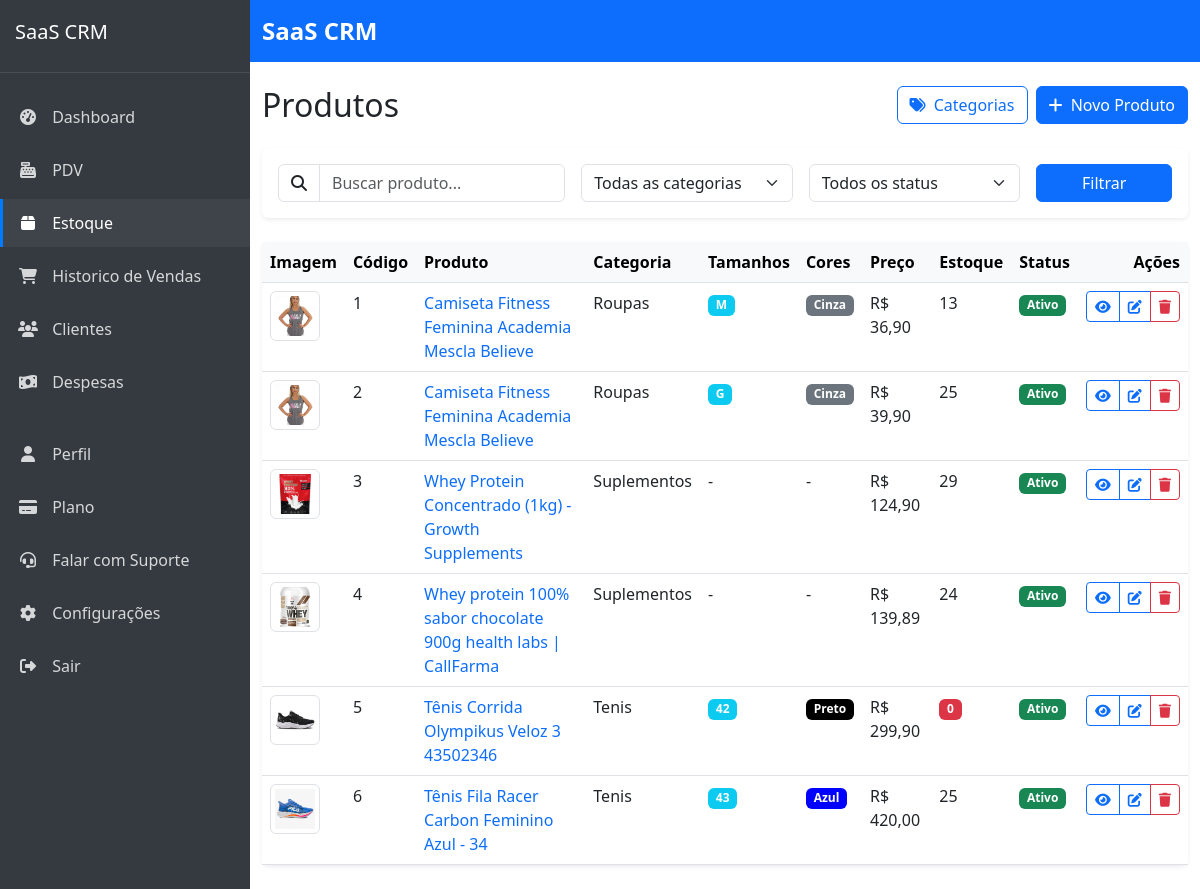
The page /sistema/produtos/ (signed in) on the database as committed earlier.
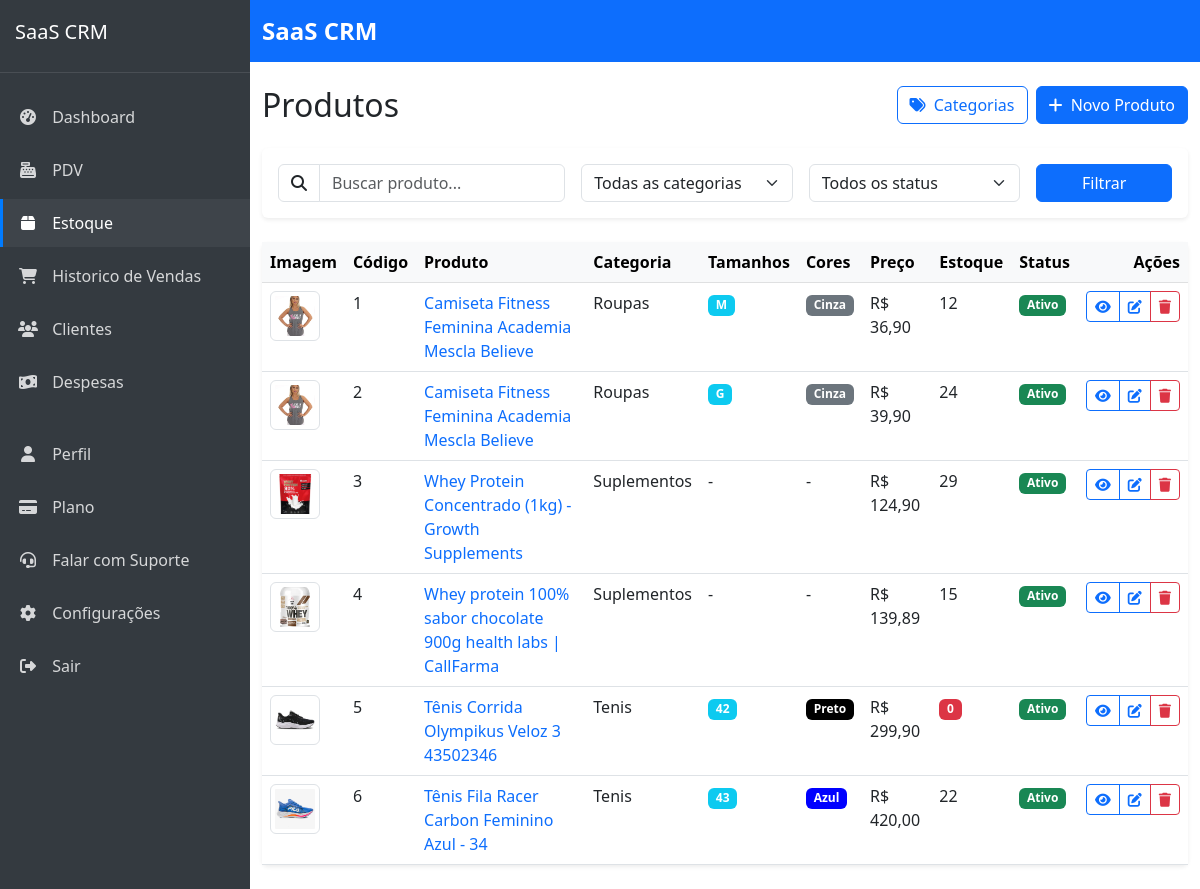
The same page on the database as committed later.
### products/models.py (models this page shows, shortened)
class Product(models.Model):
    company = models.ForeignKey(Company, on_delete=models.CASCADE, verbose_name='Empresa', related_name='products')
    name = models.CharField('Nome', max_length=100)
    code = models.CharField('Código', max_length=50, unique=True, blank=True, null=True)
    description = models.TextField('Descrição', blank=True, null=True)
    category = models.ForeignKey(Category, on_delete=models.CASCADE, verbose_name='Categoria', related_name='products')
    price = models.DecimalField('Preço', max_digits=10, decimal_places=2)
    cost = models.DecimalField('Custo', max_digits=10, decimal_places=2)
    stock_quantity = models.PositiveIntegerField('Quantidade em estoque', default=0)
    stock_alert_level = models.PositiveIntegerField('Nível de alerta de estoque', default=10)
    barcode = models.CharField('Código de barras', max_length=100, blank=True, null=True)
    image = models.ImageField('Imagem', upload_to='products/', blank=True, null=True)
    is_active = models.BooleanField('Ativo', default=True)
    has_variations = models.BooleanField('Possui variações', default=False)
    created_at = models.DateTimeField('Criado em', auto_now_add=True)
    updated_at = models.DateTimeField('Atualizado em', auto_now=True)
    class Meta:
        verbose_name = 'Produto'
        verbose_name_plural = 'Produtos'
        ordering = ['name']
        unique_together = [['company', 'code'], ['company', 'barcode']]  # Prevent duplicate codes/barcodes within same company

class Category(models.Model):
    company = models.ForeignKey(Company, on_delete=models.CASCADE, verbose_name='Empresa', related_name='categories')
    name = models.CharField('Nome', max_length=100)
    description = models.TextField('Descrição', blank=True, null=True)
    created_at = models.DateTimeField('Criado em', auto_now_add=True)
    updated_at = models.DateTimeField('Atualizado em', auto_now=True)
    class Meta:
        verbose_name = 'Categoria'
        verbose_name_plural = 'Categorias'
        ordering = ['name']
        unique_together = ['company', 'name']  # Prevent duplicate category names within same company

### products/views.py (the view)
# urls.py: path('', views.product_list, name='product_list'),
@login_required
def product_list(request):
    categories = Category.objects.filter(company=request.user.company)
    products_query = Product.objects.filter(company=request.user.company)
    query = request.GET.get('q')
    category_id = request.GET.get('category')
    status = request.GET.get('status')
    if query:
        products_query = products_query.filter(
            Q(name__icontains=query) |
            Q(code__icontains=query) |
            Q(description__icontains=query)
        )
    if category_id:
        products_query = products_query.filter(category_id=category_id)
    if status == 'active':
        products_query = products_query.filter(is_active=True)
    elif status == 'inactive':
        products_query = products_query.filter(is_active=False)
    elif status == 'low_stock':
        products_with_low_stock = []
        for product in products_query:
            if product.is_stock_low():
                products_with_low_stock.append(product.id)
        products_query = products_query.filter(id__in=products_with_low_stock)
    products_query = products_query.annotate(
        numeric_code=Case(
            When(code__regex=r'^\d+$', then=Cast('code', output_field=IntegerField())),
            default=Value(999999),  # Valor alto para códigos não numéricos
            output_field=IntegerField()
        )
    ).order_by('numeric_code')
    paginator = Paginator(products_query, 20)  # 20 produtos por página
    page = request.GET.get('page')
    try:
        products = paginator.page(page)
    except PageNotAnInteger:
        products = paginator.page(1)
    except EmptyPage:
        products = paginator.page(paginator.num_pages)
    return render(request, 'products/product_list.html', {
        'products': products,
        'categories': categories
    })

### saas_crm/urls.py (called while the page is built)
    def __call__(self, request):
        if request.user.is_authenticated and request.user.is_superuser and 'impersonate_user_id' in request.session:
            user_id = request.session['impersonate_user_id']
            try:
                request.real_user = request.user
                request.user = User.objects.get(pk=user_id)
                request.is_impersonating = True
            except User.DoesNotExist:
                del request.session['impersonate_user_id']
        response = self.get_response(request)
        return response

### templates/products/product_list.html (shortened to what the changed rows need)
{% extends 'core/base.html' %}
{% block content %}
<div class="d-flex justify-content-between align-items-center mb-4">
    <h1 class="h2 mb-0">Produtos</h1>
</div>
<div class="card border-0 shadow-sm">
    <div class="card-body p-0">
        <div class="table-responsive">
            <table class="table table-hover mb-0">
                <thead class="table-light">
                    <tr>
                        <th scope="col" style="width: 60px">Imagem</th>
                        <th scope="col">Código</th>
                        <th scope="col">Produto</th>
                        <th scope="col">Categoria</th>
                        <th scope="col">Tamanhos</th>
                        <th scope="col">Cores</th>
                        <th scope="col">Preço</th>
                        <th scope="col">Estoque</th>
                        <th scope="col">Status</th>
                        <th scope="col" class="text-end">Ações</th>
                    </tr>
                </thead>
                <tbody>
                    {% for product in products %}
                    <tr>
                        <td>
                            {% if product.image %}
                                <img src="{{ product.image.url }}" alt="{{ product.name }}" class="img-thumbnail" style="width: 50px; height: 50px; object-fit: cover;">
                            {% else %}
                                <div class="bg-light d-flex align-items-center justify-content-center" style="width: 50px; height: 50px;">
                                    <i class="fas fa-image text-muted"></i>
                                </div>
                            {% endif %}
                        </td>
                        <td>{{ product.code }}</td>
                        <td>
                            <a href="{% url 'products:product_detail' product.id %}" class="text-decoration-none">
                                {{ product.name }}
                            </a>
                        </td>
                        <td>{{ product.category.name|default:"-" }}</td>
                        <td>
                            {% if product.has_variations %}
                                {% for variation in product.variations.all %}
                                    {% if forloop.first or previous_size != variation.size.name %}
                                        <span class="badge bg-info">{{ variation.size.name }}</span>
                                    {% endif %}
                                {% empty %}
                                    -
                                {% endfor %}
                            {% else %}
                                -
                            {% endif %}
                        </td>
                        <td>
                            {% if product.has_variations %}
                                {% for variation in product.variations.all %}
                                    {% if forloop.first or previous_color != variation.color.name %}
                                        <span class="badge" style="background-color: {{ variation.color.code|default:'#6c757d' }}">{{ variation.color.name }}</span>
                                    {% endif %}
                                {% empty %}
                                    -
                                {% endfor %}
                            {% else %}
                                -
                            {% endif %}
                        </td>
                        <td>R$ {{ product.price }}</td>
                        <td>
                            {% if product.stock_quantity <= product.stock_alert_level %}
                            <span class="badge bg-danger">{{ product.stock_quantity }}</span>
                            {% else %}
                            {{ product.stock_quantity }}
                            {% endif %}
                        </td>
                        <td>
                            {% if product.is_active %}
                            <span class="badge bg-success">Ativo</span>
                            {% else %}
                            <span class="badge bg-secondary">Inativo</span>
                            {% endif %}
                        </td>
                        <td class="text-end">
                            <div class="btn-group">
                                <a href="{% url 'products:product_detail' product.id %}" class="btn btn-sm btn-outline-primary">
                                    <i class="fas fa-eye"></i>
                                </a>
                                <a href="{% url 'products:product_update' product.id %}" class="btn btn-sm btn-outline-primary">
                                    <i class="fas fa-edit"></i>
                                </a>
                                <button type="button" class="btn btn-sm btn-outline-danger" data-bs-toggle="modal" data-bs-target="#deleteModal{{ product.id }}">
                                    <i class="fas fa-trash"></i>
                                </button>
                            </div>
                        </td>
                    </tr>
                    {% endfor %}
                </tbody>
            </table>
        </div>
    </div>
</div>
{% endblock %}

Rows that differ between the two databases and show on the page:
changed Product (number 1 of 6 on the later page): stock_quantity "13" → "12"
changed Product (number 2 of 6 on the later page): stock_quantity "25" → "24"
changed Product "Whey protein 100% sabor chocolate 900g health labs | CallFarma": stock_quantity "24" → "15"
changed Product "Tênis Fila Racer Carbon Feminino Azul - 34": stock_quantity "25" → "22"
